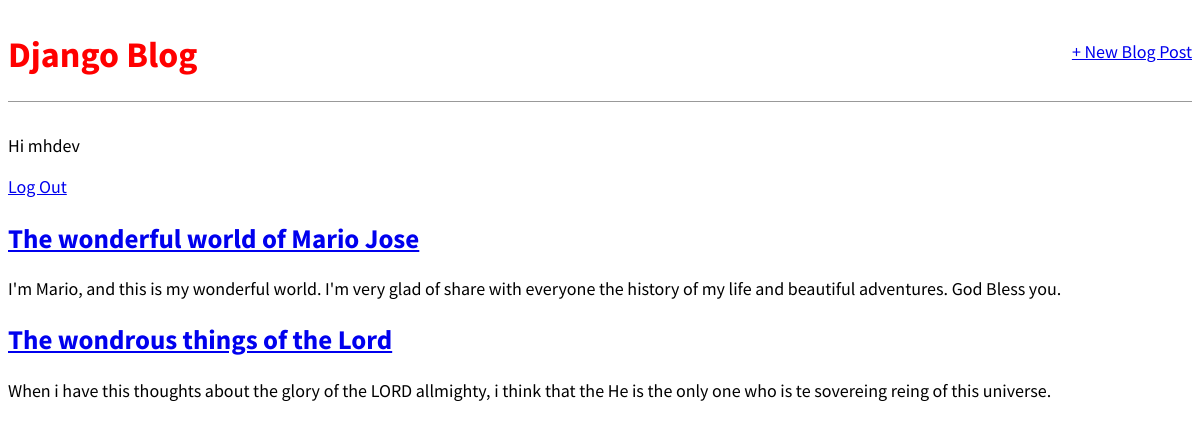
The app's page / (signed in) with its own data.
### blog/models.py (models this page shows, shortened)
class Post(models.Model):
    title = models.CharField(max_length=200)
    author = models.ForeignKey(
        "auth.User",
        on_delete= models.CASCADE,
    )
    body = models.TextField()

### blog/views.py (the view)
# urls.py: path("", BlogListView.as_view(), name = "home"),
class BlogListView(ListView):
    model = Post
    template_name = 'home.html'

### templates/home.html
{% extends 'base.html' %}
{% block content %}
{% for post in post_list  %}
    <div>
        <h2><a href='{% url "post_detail" post.pk %}'>{{ post.title}}</a></h2>
        <p>{{ post.body }}</p>
    </div>
{% endfor %}
{% endblock content %}

### templates/base.html (shortened to what this page needs)
{% load static %}
<html>
    <head>
        <link href="{% static 'css/base.css' %}" rel="stylesheet">
    </head>
    <body>
        <div>
            <header>
                <div class="nav-left">
                    <h1><a href='{% url "home" %}'>Django Blog</a></h1>
                </div>
                <div class="nav-right">
                    <a href="{% url 'post_new' %}">+ New Blog Post</a>
                </div>
            </header>
            {% if user.is_authenticated %}
                <p>Hi {{ user.username }}</p>
                <p><a href='{% url 'logout' %}'>Log Out</a></p>
            {% else%}
                <p>You are not logged in.</p>
                <a href='{% url 'login' %}'>Log In</a>
                <a href='{% url 'signup' %}'>Sign Up</a>
            {% endif %}
            {% block content%}
            {% endblock content%}
        </div>
    </body>
</html>

### static/css/base.css (style rules this page uses)
body { font-family: 'Source Sans Pro', sans-serif; font-size: 18px; }
header { border-bottom: 1px solid #999; margin-bottom: 2rem; display: flex; }
header h1 a { color: red; text-decoration: none; }
.nav-left { margin-right: auto; }
.nav-right { display: flex; padding-top: 2rem; }

### records on screen
Post: title "The wonderful world of Mario Jose", body "I'm Mario, and this is my wonderful world. I'm very glad of share with everyone the history of my life and beautiful adventures. God Bless you."
Post: title "The wondrous things of the Lord", body "When i have this thoughts about the glory of the LORD allmighty, i think that the He is the only one who is te sovereing reing of this universe."

### other values on screen
{{ user.username }} "mhdev"
